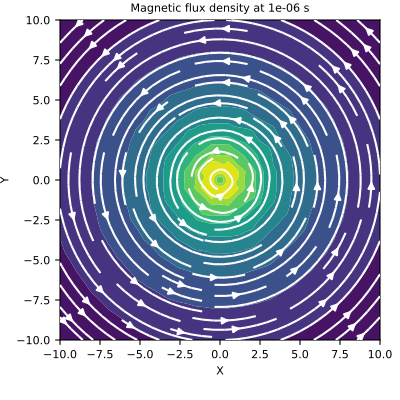

Write Python code to recreate this figure.
# Here, we define a z-oriented electric dipole and plot the magnetic flux density
# on the xy-plane that intercepts z=0.

from geoana.em.tdem import ElectricDipoleWholeSpace
from geoana.utils import ndgrid
from geoana.plotting_utils import plot2Ddata
import numpy as np
import matplotlib.pyplot as plt

# Let us begin by defining the electric current dipole.

time = np.logspace(-6, -2, 3)
location = np.r_[0., 0., 0.]
orientation = np.r_[0., 0., 1.]
current = 1.
sigma = 1.0
simulation = ElectricDipoleWholeSpace(
    time, location=location, orientation=orientation,
    current=current, sigma=sigma
)

# Now we create a set of gridded locations and compute the magnetic flux density.

xyz = ndgrid(np.linspace(-10, 10, 20), np.linspace(-10, 10, 20), np.array([0]))
B = simulation.magnetic_flux_density(xyz)

# Finally, we plot the magnetic flux density at the desired locations/times.

t_ind = 0
fig = plt.figure(figsize=(4, 4))
ax = fig.add_axes([0.15, 0.15, 0.8, 0.8])
plot2Ddata(xyz[:, 0:2], B[t_ind, :, 0:2], ax=ax, vec=True, scale='log')
ax.set_xlabel('X')
ax.set_ylabel('Y')
ax.set_title('Magnetic flux density at {} s'.format(time[t_ind]))
